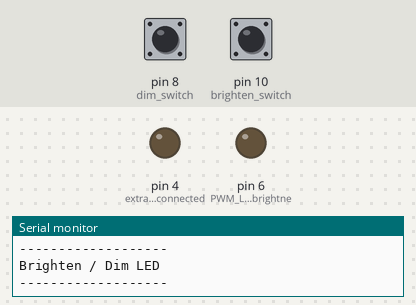
A sketch run on a simulated Arduino Uno, built with avr-gcc and run on an emulated ATmega328P. Shown: output pins drawn as LEDs (lit = HIGH), the last lines printed to the serial monitor. The inputs (shaded band) are chosen by the test bench; at power-on: pin 10 (brighten_switch) LOW, pin 8 (dim_switch) LOW.

Above: at 2.7 s.
2.8 s: pin 10 (brighten_switch) pulled HIGH for 0.15 s
At 3.8 s:
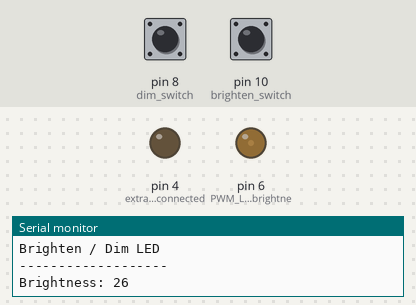
4.4 s: pin 8 (dim_switch) pulled HIGH for 0.15 s
At 4.9 s:
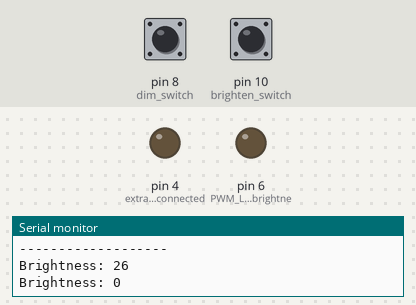
6.0 s: pin 10 (brighten_switch) pulled HIGH for 1 s
At 7.4 s:
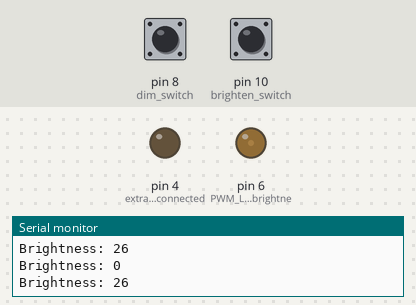
8.5 s: pin 8 (dim_switch) pulled HIGH for 1 s
At 9.3 s:
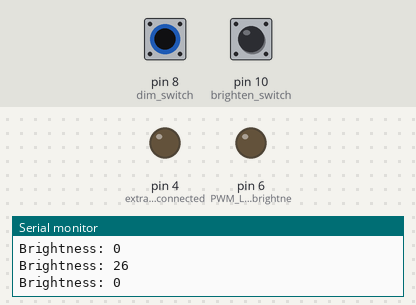
11.0 s: pin 10 (brighten_switch) pulsed HIGH 5 times (0.12 s each, 0.3 s apart)
At 12.7 s:
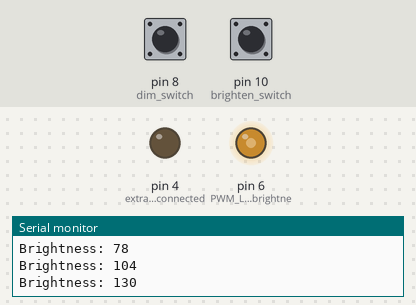
14.0 s: pin 10 (brighten_switch) pulsed HIGH 5 times (0.12 s each, 0.3 s apart)
At 16.2 s:
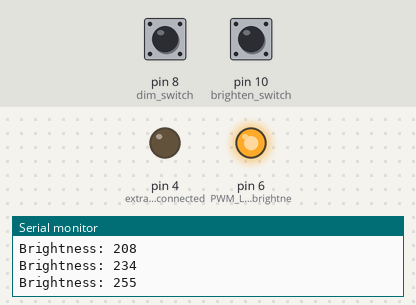
Timing chart, 0 to 17.7 s (numbered marks = the images above; inputs shaded):
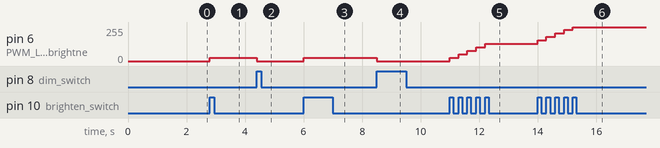

Measured:
- after the input at 2.8 s, pin 6 (PWM_LED_used_for_brightne): 0/255 → 26/255 at once
- after the input at 4.4 s, pin 6 (PWM_LED_used_for_brightne): 26/255 → 0/255 at once
- after the input at 6.0 s, pin 6 (PWM_LED_used_for_brightne): 0/255 → 26/255 at once
- after the input at 8.5 s, pin 6 (PWM_LED_used_for_brightne): 26/255 → 0/255 at once
- after the input at 11.0 s, pin 6 (PWM_LED_used_for_brightne): moves from 0/255 to 130/255 over 1.2 s, starting at once
- after the input at 14.0 s, pin 6 (PWM_LED_used_for_brightne): moves from 130/255 to 255/255 over 1.2 s, starting at once

The sketch:

5-3.ino
```cpp
void setup() {
  Serial.begin(9600);
  delay(1500);

  Serial.println("-------------------");
  Serial.println("Brighten / Dim LED");
  Serial.println("-------------------");

  pinMode(4, OUTPUT);   // extra LED stays connected
  pinMode(6, OUTPUT);   // PWM LED used for brightness
  pinMode(10, INPUT);   // brighten switch
  pinMode(8, INPUT);    // dim switch
}

int brightness = 0;

void loop() {
  // brighten button
  if (digitalRead(10) == HIGH) {
    brightness += 26;
    if (brightness > 255) {
      brightness = 255;
    }

    analogWrite(6, brightness);

    Serial.print("Brightness: ");
    Serial.println(brightness);

    while (digitalRead(10) == HIGH) {
    }
    delay(50);
  }

  // dim button
  if (digitalRead(8) == HIGH) {
    brightness -= 26;
    if (brightness < 0) {
      brightness = 0;
    }

    analogWrite(6, brightness);

    Serial.print("Brightness: ");
    Serial.println(brightness);

    while (digitalRead(8) == HIGH) {
    }
    delay(50);
  }
}
```
